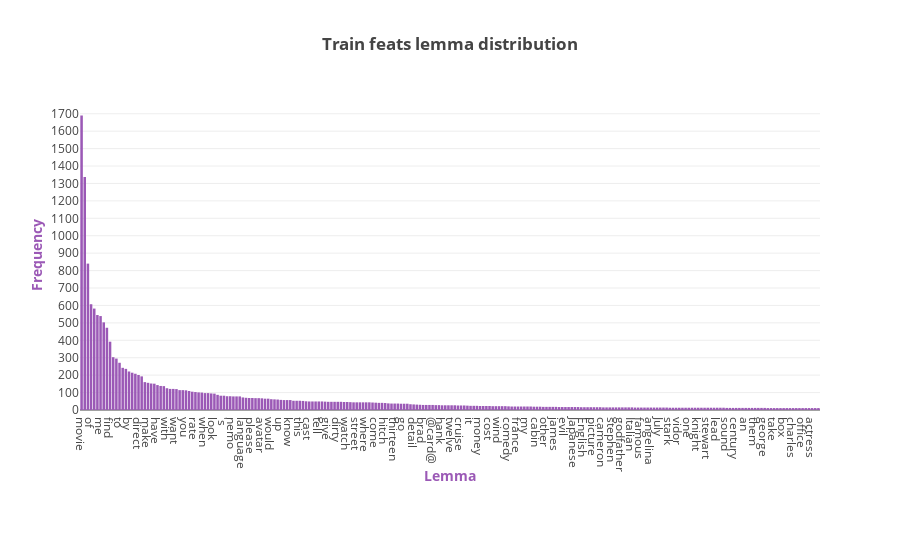

The notebook cell saved with this chart:
### Code cell
X_axis = []
Y_axis = []
sorted_dict = sorted(lemma_count_dictionary.items(), key=itemgetter(1), reverse=True)

for lemma, lemma_count in sorted_dict:
    if lemma_count > 10:
        X_axis.append(lemma)
        Y_axis.append(lemma_count)

assert(len(X_axis) == len(Y_axis)) 

plotly.offline.iplot({
    "data": [Bar(orientation = "v",
                 x = X_axis,
                 y = Y_axis,
                 marker = dict(color = "#9b59b6"))],
    "layout": Layout(title="<b>Train feats lemma distribution</b>",
                     xaxis=dict(title='<b>Lemma</b>', dtick=3, titlefont=dict(color='#9b59b6')),
                     yaxis=dict(title='<b>Frequency</b>', dtick=100, titlefont=dict(color='#9b59b6')),
                     margin=Margin(b=150)
                    )
})

### Figure 1 — Plotly figure (JSON) as saved in the notebook; plotly's stock layout.template omitted (floating-point values rounded to 4 significant figures; data arrays with more than 128 entries replaced by an {"elided": "..."} marker saying what was removed)
{"data": [{"marker": {"color": "#9b59b6"}, "orientation": "v", "type": "bar", "x": {"elided": "234 str values"}, "y": {"elided": "234 int values"}}], "layout": {"margin": {"b": 150}, "title": "<b>Train feats lemma distribution</b>", "xaxis": {"dtick": 3, "title": "<b>Lemma</b>", "titlefont": {"color": "#9b59b6"}}, "yaxis": {"dtick": 100, "title": "<b>Frequency</b>", "titlefont": {"color": "#9b59b6"}}}}
